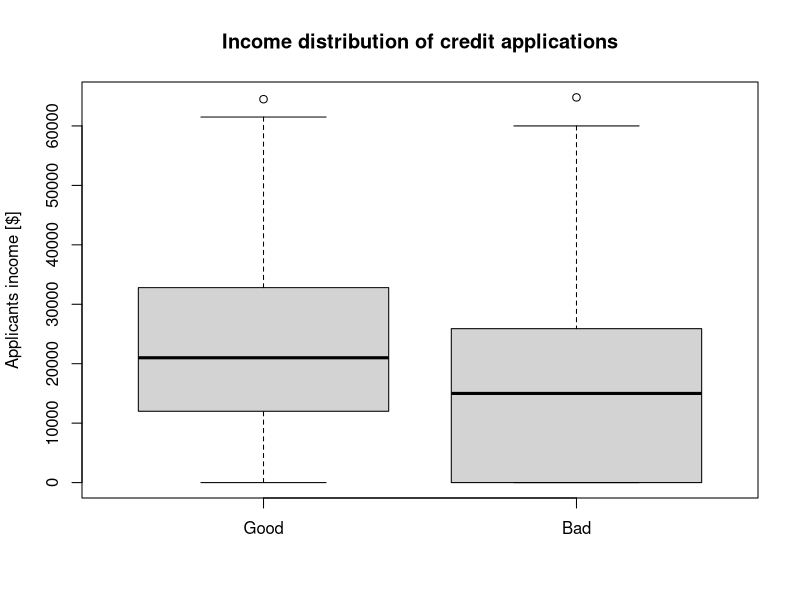
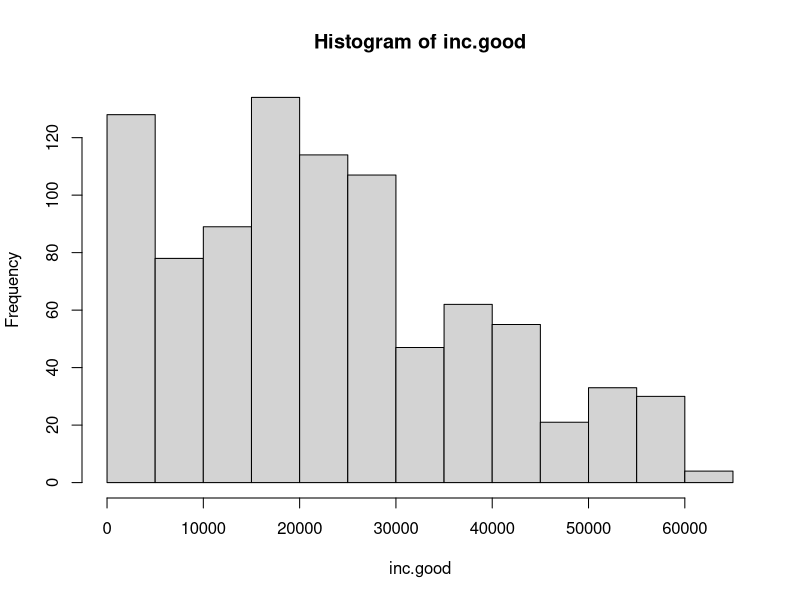
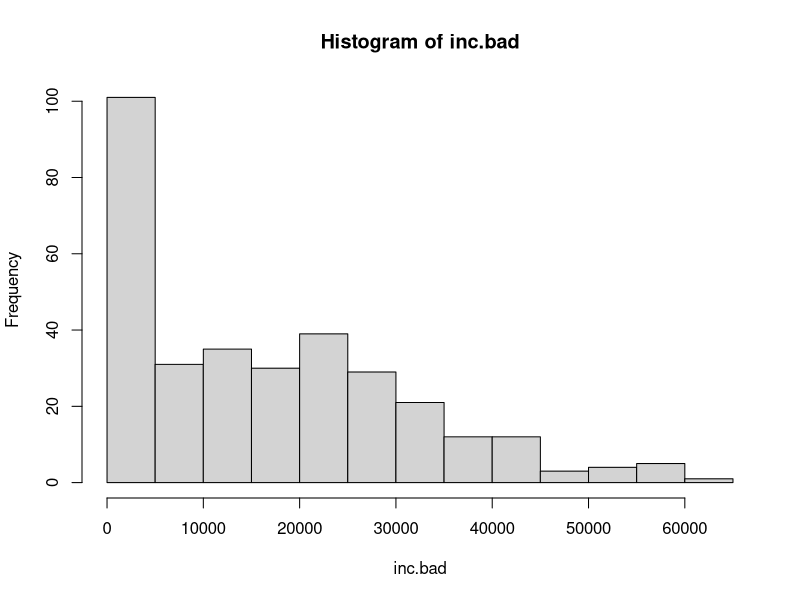

Generate these figures, in order, with R:
# HW1 Ex 1
a = 3
b = 4.5
a
is.character(b)
a^2 + 1/b
sqrt(a*b)
log2(a)
sqrt(3*4.5)



# HW1 Ex 2
m.A = matrix(c(1:9), nrow=3, byrow=TRUE)
m.A[3,3] = m.A[3,3] + 1 #may try direct input value with 
m.B = matrix(c(1:9), nrow=3, byrow=FALSE)
v.y = c(1:3)
a*m.A
m.A%*%m.B
m.invA = solve(m.A)
m.A%*%m.invA
t(m.B)
m.B[1,] = 1
m.B
m.Beta = solve(t(m.A)%*%m.A)%*%t(m.A)%*%v.y
m.Beta



# HW2 Statistical analysis
setwd("C:/Users/Hector Lin/Documents/HU-courses-practice/BADS")
Loan_Data = read.csv2("Loan_Data.csv")

# 1. Create two variables, inc.good and inc.bad, 
# which contain the incomes of good and bad credit risks, respectively
# from dicttionary for BAD 1=bad, 0=good
# IMPORTANT: subset function!!!
temp1 = as.data.frame(subset(Loan_Data, as.numeric(as.character(Loan_Data$BAD)) == 1))
temp1$dINC_A = as.character(temp1$dINC_A)
inc.bad = as.numeric(temp1$dINC_A)
temp2 = as.data.frame(subset(Loan_Data, as.numeric(as.character(Loan_Data$BAD)) != 1))
temp2$dINC_A = as.character(temp2$dINC_A)
inc.good = as.numeric(temp2$dINC_A)

# 2. Depict the distribution of the income of customers with a good and bad risk,
# respectively, by means of a boxplot.
boxplot(inc.good,inc.bad, names = c("Good","Bad"),
                          main = "Income distribution of credit applications",
                          ylab = "Applicants income [$]")

# 3.  Calculate the difference between 
# the average/mean income of good and bad credit applicants.
difference = mean(inc.good) - mean(inc.bad)
print(difference)
hist(inc.good)
hist(inc.bad)

# 4. Identify an appropriate statistical test to verify 
# whether the observed income difference is statistically significant. 
# Perform the test and display its results.
GBtest = t.test(inc.good,inc.bad)
print(GBtest)

# 5. Assign the test result to a variable. 
# Use the print() function to output a message that tells the user
# whether the observed income difference is significant.
if(GBtest$p.value < 0.01) { 
    print("Significant") 
    }
